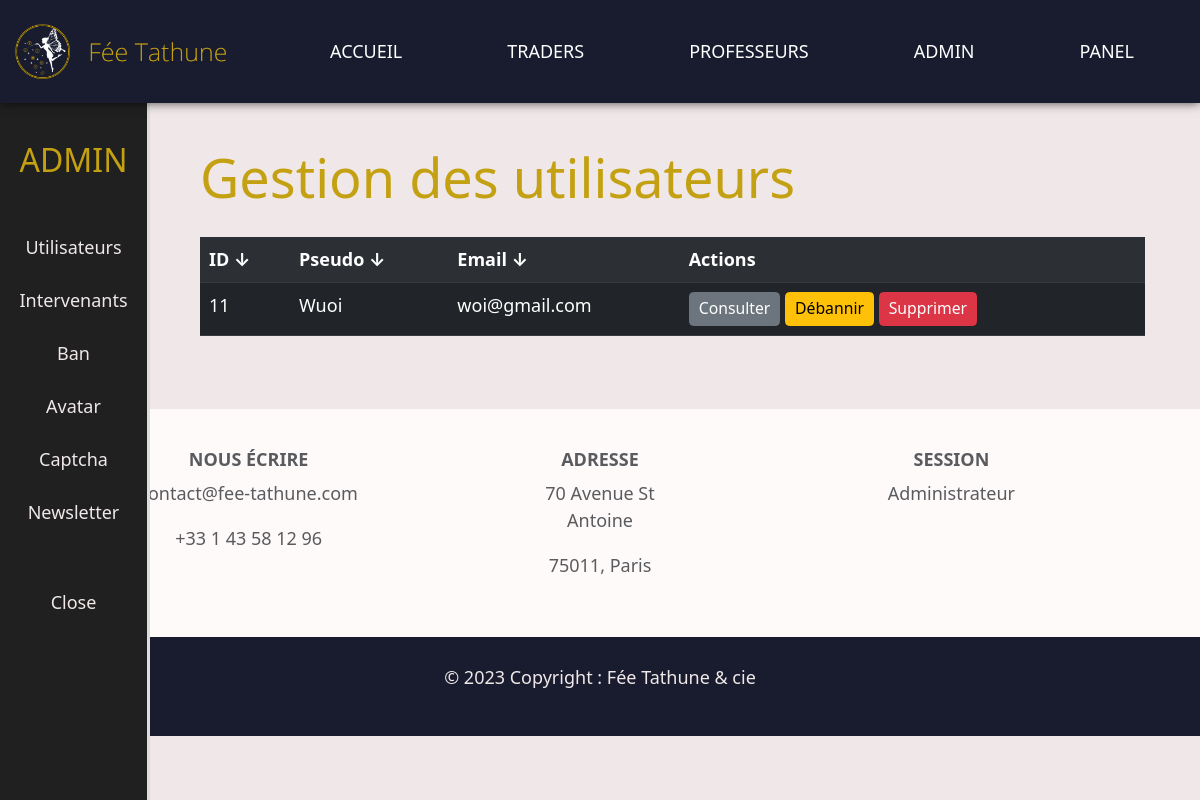
Page /admin_banned_users.php (signed in) on the committed database.
### tables this page shows
CREATE TABLE `UTILISATEUR` (
  `user_id` int(11) NOT NULL AUTO_INCREMENT,
  `email` varchar(255) DEFAULT NULL,
  `pwd` varchar(100) DEFAULT NULL,
  `pseudo` varchar(30) DEFAULT NULL,
  `name` varchar(50) DEFAULT NULL,
  `firstname` varchar(50) DEFAULT NULL,
  `address` varchar(200) DEFAULT NULL,
  `age` char(2) DEFAULT NULL,
  `phone` varchar(10) DEFAULT NULL,
  `gender` varchar(5) DEFAULT NULL,
  `ban` char(1) DEFAULT '0',
  PRIMARY KEY (`user_id`)
);

### admin_banned_users.php (the view, shortened to what this page needs)
<?php
include('includes/head.php');
?>
<body class="color-mode">
    <?php
    include('includes/header.php');
    ?>
    <main class="admin_main">
        <h1> Gestion des utilisateurs </h1>
        <?php include('includes/bdd.php');
		if(isset($_GET['order'])) {
			$order = $_GET['order'];
		} else {
			$order = 'user_id';
		}
				$q = 'SELECT * FROM UTILISATEUR WHERE ban = 1 ORDER BY '. $order;
				$req = $bdd->query($q);
				$results = $req->fetchAll(PDO::FETCH_ASSOC);
				?>
				<table class="table table-dark table-striped mt-4">
						<tr>
							<th scope="col">ID<a href="?order=user_id" style="text-decoration:none; color:white;">&nbsp;↓</a></th>
							<th scope="col">Pseudo<a href="?order=pseudo" style="text-decoration:none; color:white;">&nbsp;↓</a></th>
							<th scope="col">Email<a href="?order=email" style="text-decoration:none; color:white;">&nbsp;↓</a></th>
							<th scope="col">Actions</th>
						</tr>
						<?php
						foreach ($results as $user)  {
							echo '<tr>
									<td>' .$user['user_id'] . '</td>
									<td>' .$user['pseudo'] . '</td>
									<td>' .$user['email'] . '</td>
									<td>
										<a class="btn btn-sm btn-secondary" href="action_read.php?user_id=' .$user['user_id'] . '">Consulter</a>
                    					<a class="btn btn-sm btn-warning" href="action_unban.php?user_id=' .$user['user_id'] . '">Débannir</a>
										<a class="btn btn-sm btn-danger" href="action_delete.php?user_id=' .$user['user_id'] . '">Supprimer</a>
									</td>
								</tr>';
						}
            echo '</table>';
            echo '</main>';
            include('includes/footer.php'); ?>
    </body>
</html>

### css/style.css (style rules this page uses)
html { font-size: 18px; overflow-x: hidden; }
body { font-family: "Raleway"; margin: 0; padding-top: 90px; background-color: rgb(240, 232, 232); color: black; }
main { padding: 55px; }
main > h1 { font-size: 3rem; }
main h1, main h2 { color : #c4a112; }
.admin_main { margin-left: 100 px; }

### css/dark.css (style rules this page uses)
.color-mode { background-color: rgb(32, 32, 32); color: white; }

### css/light.css (style rules this page uses)
.color-mode { background-color: rgb(240, 232, 232); color: rgb(32, 32, 32); }

### admin_banned_users.php (style rules this page uses)
main { padding-left: 200px; }

### rows in the picture
utilisateur: user_id "11", pseudo "Wuoi", email "woi@gmail.com"
